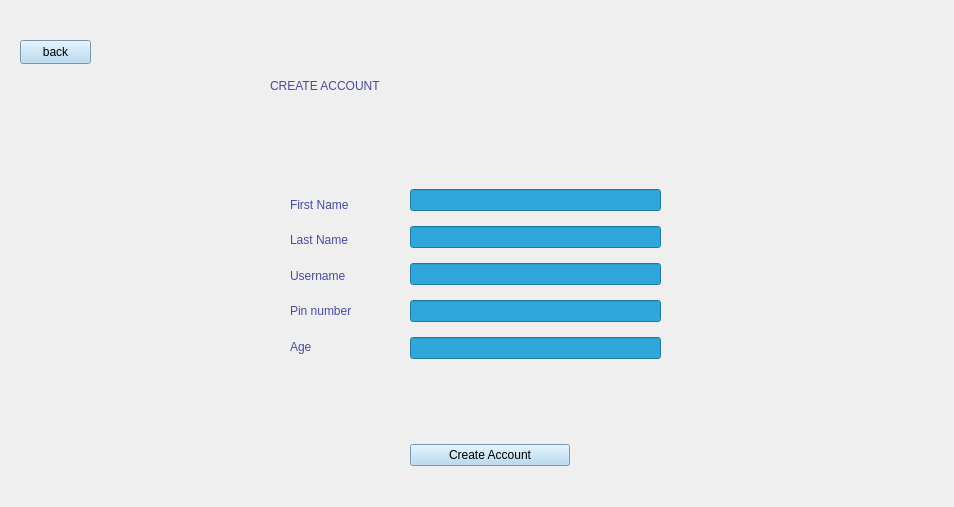
<?xml version="1.0" encoding="UTF-8"?>
<ui version="4.0">
 <class>RegisterAcc</class>
 <widget class="QWidget" name="RegisterAcc">
  <property name="geometry">
   <rect>
    <x>0</x>
    <y>0</y>
    <width>954</width>
    <height>507</height>
   </rect>
  </property>
  <property name="windowTitle">
   <string>Form</string>
  </property>
  <property name="styleSheet">
   <string notr="true"/>
  </property>
  <widget class="QStackedWidget" name="stackedWidget">
   <property name="geometry">
    <rect>
     <x>20</x>
     <y>20</y>
     <width>941</width>
     <height>491</height>
    </rect>
   </property>
   <widget class="QWidget" name="page">
    <widget class="QPushButton" name="back">
     <property name="geometry">
      <rect>
       <x>0</x>
       <y>20</y>
       <width>71</width>
       <height>24</height>
      </rect>
     </property>
     <property name="styleSheet">
      <string notr="true">background-color: rgb(168, 212, 241);
font: 700 9pt &quot;Segoe UI&quot;;</string>
     </property>
     <property name="text">
      <string>back</string>
     </property>
    </widget>
    <widget class="QWidget" name="verticalLayoutWidget_2">
     <property name="geometry">
      <rect>
       <x>390</x>
       <y>160</y>
       <width>251</width>
       <height>191</height>
      </rect>
     </property>
     <layout class="QVBoxLayout" name="verticalLayout_4">
      <item>
       <widget class="QLineEdit" name="fnameField">
        <property name="styleSheet">
         <string notr="true">background-color: rgb(47, 167, 218);</string>
        </property>
       </widget>
      </item>
      <item>
       <widget class="QLineEdit" name="lnameField">
        <property name="styleSheet">
         <string notr="true">background-color: rgb(47, 167, 218);</string>
        </property>
        <property name="text">
         <string/>
        </property>
       </widget>
      </item>
      <item>
       <widget class="QLineEdit" name="usernameField">
        <property name="styleSheet">
         <string notr="true">background-color: rgb(47, 167, 218);</string>
        </property>
       </widget>
      </item>
      <item>
       <widget class="QLineEdit" name="passField">
        <property name="styleSheet">
         <string notr="true">background-color: rgb(47, 167, 218);</string>
        </property>
       </widget>
      </item>
      <item>
       <widget class="QLineEdit" name="ageField">
        <property name="styleSheet">
         <string notr="true">background-color: rgb(47, 167, 218);</string>
        </property>
       </widget>
      </item>
     </layout>
    </widget>
    <widget class="QLabel" name="label">
     <property name="geometry">
      <rect>
       <x>250</x>
       <y>10</y>
       <width>461</width>
       <height>111</height>
      </rect>
     </property>
     <property name="styleSheet">
      <string notr="true">color: rgb(75, 73, 157);
font: 700 28pt &quot;Segoe UI&quot;;</string>
     </property>
     <property name="text">
      <string>CREATE ACCOUNT</string>
     </property>
    </widget>
    <widget class="QWidget" name="verticalLayoutWidget_3">
     <property name="geometry">
      <rect>
       <x>390</x>
       <y>410</y>
       <width>160</width>
       <height>51</height>
      </rect>
     </property>
     <layout class="QVBoxLayout" name="verticalLayout_5">
      <item>
       <widget class="QPushButton" name="pushButton_3">
        <property name="styleSheet">
         <string notr="true">background-color: rgb(168, 212, 241);
font: 700 9pt &quot;Segoe UI&quot;;</string>
        </property>
        <property name="text">
         <string>Create Account</string>
        </property>
       </widget>
      </item>
     </layout>
    </widget>
    <widget class="QWidget" name="verticalLayoutWidget">
     <property name="geometry">
      <rect>
       <x>270</x>
       <y>170</y>
       <width>111</width>
       <height>171</height>
      </rect>
     </property>
     <layout class="QVBoxLayout" name="verticalLayout_6">
      <item>
       <widget class="QLabel" name="label_6">
        <property name="styleSheet">
         <string notr="true">color: rgb(73, 75, 157);
font: 700 12pt &quot;Segoe UI&quot;;</string>
        </property>
        <property name="text">
         <string>First Name</string>
        </property>
       </widget>
      </item>
      <item>
       <widget class="QLabel" name="label_7">
        <property name="styleSheet">
         <string notr="true">color: rgb(73, 75, 157);
font: 700 12pt &quot;Segoe UI&quot;;</string>
        </property>
        <property name="text">
         <string>Last Name</string>
        </property>
       </widget>
      </item>
      <item>
       <widget class="QLabel" name="label_8">
        <property name="styleSheet">
         <string notr="true">color: rgb(73, 75, 157);
font: 700 12pt &quot;Segoe UI&quot;;</string>
        </property>
        <property name="text">
         <string>Username</string>
        </property>
       </widget>
      </item>
      <item>
       <widget class="QLabel" name="label_9">
        <property name="styleSheet">
         <string notr="true">color: rgb(73, 75, 157);
font: 700 12pt &quot;Segoe UI&quot;;</string>
        </property>
        <property name="text">
         <string>Pin number</string>
        </property>
       </widget>
      </item>
      <item>
       <widget class="QLabel" name="label_2">
        <property name="styleSheet">
         <string notr="true">color: rgb(73, 75, 157);
font: 700 12pt &quot;Segoe UI&quot;;</string>
        </property>
        <property name="text">
         <string>Age</string>
        </property>
       </widget>
      </item>
     </layout>
    </widget>
   </widget>
  </widget>
 </widget>
 <resources/>
 <connections/>
</ui>
